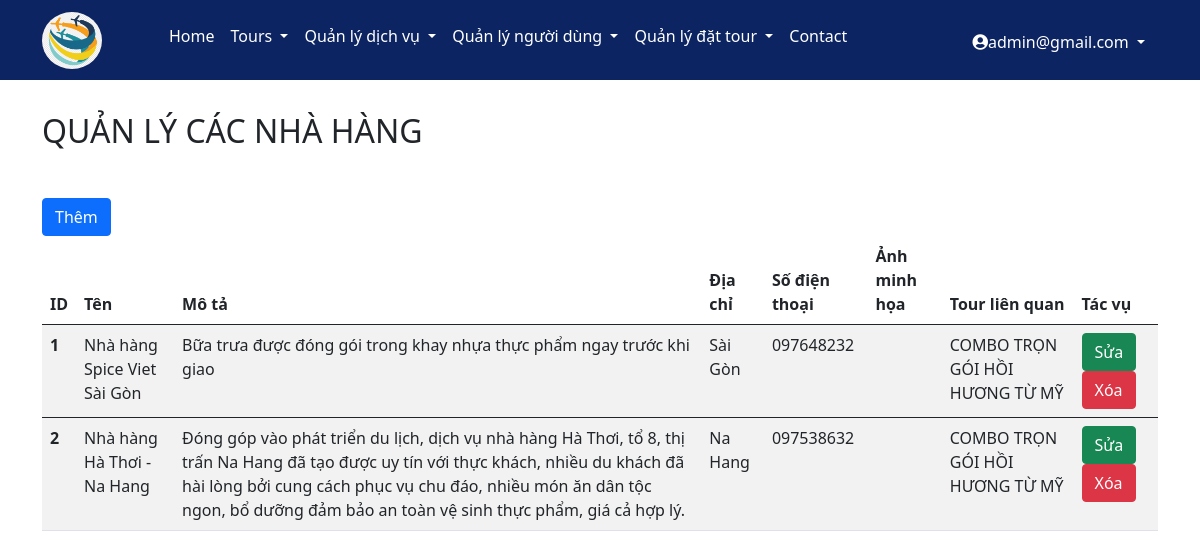
The app's page /admin/restaurants.php (signed in), older data.
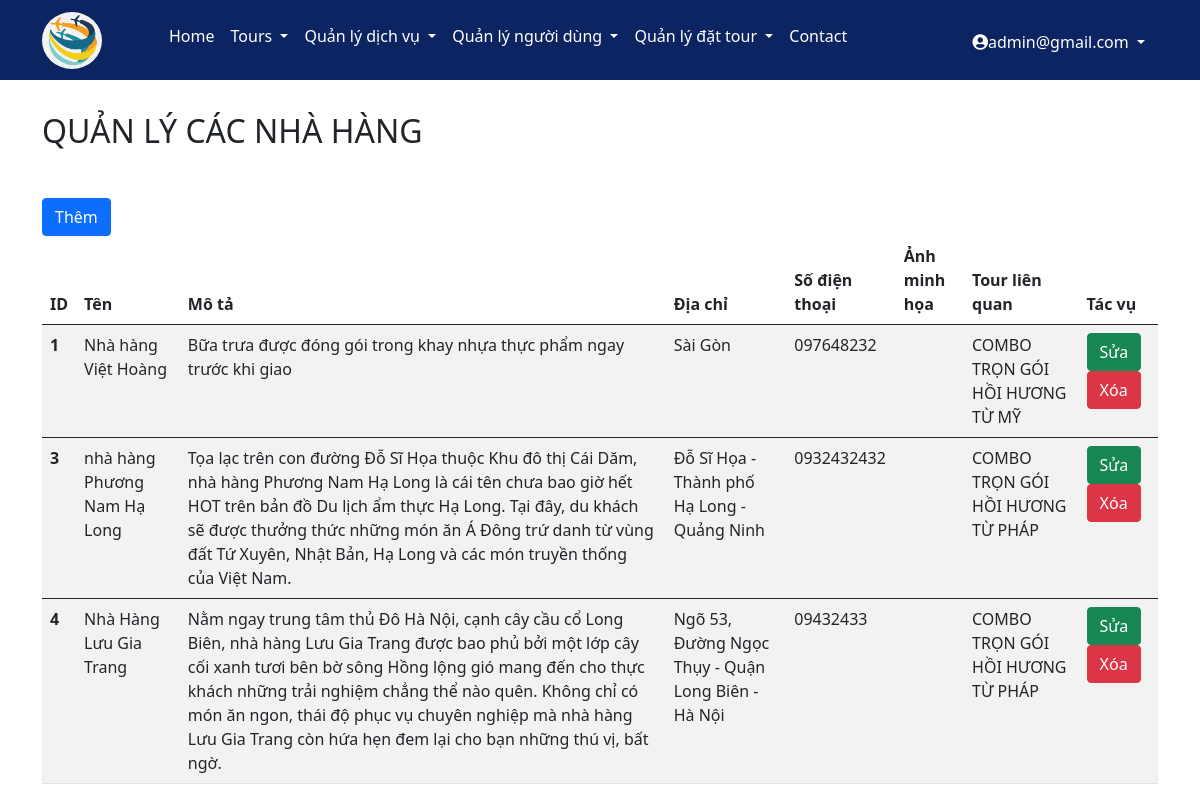
The same page, newer data.
### tables this page shows
CREATE TABLE `restaurants` (
  `resID` int(11) NOT NULL,
  `resName` varchar(100) DEFAULT NULL,
  `resDes` varchar(1000) DEFAULT NULL,
  `resLocation` varchar(100) DEFAULT NULL,
  `resPhone` char(12) DEFAULT NULL,
  `TourID` int(11) DEFAULT NULL,
  `ResImg` varchar(500) NOT NULL
);

CREATE TABLE `tours` (
  `TourID` int(11) NOT NULL,
  `TourName` varchar(500) DEFAULT NULL,
  `TourLocation` varchar(200) DEFAULT NULL,
  `TourVehicle` varchar(100) DEFAULT NULL,
  `TourDes` varchar(1000) DEFAULT NULL,
  `TourSchedule` varchar(1000) DEFAULT NULL,
  `TourImg` varchar(200) DEFAULT NULL,
  `GroupID` int(11) DEFAULT NULL,
  `TourStatus` tinyint(1) NOT NULL
);

### admin/restaurants.php (the view, shortened to what this page needs)
<?php
include('header.php');
include('../config/connect.php');
?>
<div class="container my-main">
    <h2 class="text-uppercase my-title-ad">Quản lý các nhà hàng</h2>
    <a href="add_restaurant.php"><button type="button" class="btn btn-primary">Thêm</button></a>
    <table class="table table-striped">
        <thead>
            <tr>
                <th scope="col">ID</th>
                <th scope="col">Tên</th>
                <th scope="col">Mô tả</th>
                <th scope="col">Địa chỉ</th>
                <th scope="col">Số điện thoại</th>
                <th scope="col">Ảnh minh họa</th>
                <th scope="col">Tour liên quan</th>
                <th scope="col">Tác vụ</th>
            </tr>
        </thead>
        <?php
            $sql="select * from restaurants";
            $result=mysqli_query($conn, $sql);
            if(mysqli_num_rows($result)>0){
                while($row=mysqli_fetch_assoc($result)){
                    $resID = $row['resID'];
                    $resName = $row['resName'];
                    $resLocation = $row['resLocation'];
                    $resPhone = $row['resPhone'];
                    $resDes = $row['resDes'];
                    $tourID = $row['TourID'];
                    $sql1 = "select TourName from tours where TourID = $tourID";
                    $result1 = mysqli_query($conn, $sql1);
                    $tourName='';
                    if(mysqli_num_rows($result1)>0){
                        while($row=mysqli_fetch_assoc($result1)){
                            $tourName = $row['TourName'];
                        }}
                    else echo $sql1;
        ?>
        <tbody>
            <tr>
                <th scope="row"><?php echo $resID ?></th>
                <td><?php echo $resName ?></td>
                <td><?php echo $resDes ?></td>
                <td><?php echo $resLocation ?></td>
                <td><?php echo $resPhone ?></td>
                <td>
                </td>
                <td><?php echo $tourName ?></td>
                <td>
                    <a href="edit_res.php?id=<?php echo $resID; ?>"><button type="button"
                            class="btn btn-success">Sửa</button></a>
                    <a href="delete_res.php?id=<?php echo $resID; ?>"
                        onclick="return confirm('Bạn chắc chắn muốn xóa?')"><button type="button"
                            class="btn btn-danger">Xóa</button></a>
                </td>
            </tr>
        </tbody>
        <?php }} ?>
    </table>
</div>
<?php
include('footer.php');
?>

### admin/header.php (shortened to what this page needs)
<!doctype html>
<html lang="en">
<head>
    <link href="https://cdn.jsdelivr.net/npm/bootstrap@5.0.2/dist/css/bootstrap.min.css" rel="stylesheet"
>
    <link rel="stylesheet" href="https://pro.fontawesome.com/releases/v5.10.0/css/all.css"
 />
    <link rel="stylesheet" href="../css/style.css">
    <link rel="stylesheet" href="../css/admin.css">
</head>
<body>
    <div class="my-header">
        <div class="container">
            <div class="row">
                <div class="col-md-1">
                    <a href="index.php">
                        <img style="margin-top:12px" src="../img/logo.png" alt="logo" class="rounded-circle"
                            width="60px">
                    </a>
                </div>
                <div class="col-md-8">
                    <nav class="navbar navbar-expand-lg navbar-light my-nav">
                        <div class="container-fluid">
                            <div class="collapse navbar-collapse" id="navbarNav">
                                <ul class="navbar-nav" style="line-height: 40px">
                                    <li class="nav-item hover-th">
                                        <a class="nav-link active text-white" aria-current="page"
                                            href="index.php">Home</a>
                                    </li>
                                    <li class="nav-item dropdown">
                                        <a class="nav-link dropdown-toggle text-white hover-th" href="#"
                                            id="navbarDropdown" role="button" data-bs-toggle="dropdown"
                                            aria-expanded="false">Tours
                                        </a>
                                    </li>
                                    <li class="nav-item dropdown">
                                        <a class="nav-link dropdown-toggle text-white hover-th" href="#"
                                            id="navbarDropdown" role="button" data-bs-toggle="dropdown"
                                            aria-expanded="false">Quản lý dịch vụ
                                        </a>
                                    </li>
                                    <li class="nav-item dropdown">
                                        <a class="nav-link dropdown-toggle text-white hover-th" href="#"
                                            id="navbarDropdown" role="button" data-bs-toggle="dropdown"
                                            aria-expanded="false">Quản lý người dùng
                                        </a>
                                    </li>
                                    <li class="nav-item dropdown">
                                        <a class="nav-link dropdown-toggle text-white hover-th" href="#"
                                            id="navbarDropdown" role="button" data-bs-toggle="dropdown"
                                            aria-expanded="false">Quản lý đặt tour
                                        </a>
                                    </li>
                                    <li class="nav-item hover-th">
                                        <a class="nav-link active text-white" aria-current="page"
                                            href="contact.php">Contact</a>
                                    </li>
                                </ul>
                            </div>
                        </div>
                    </nav>
                </div>
                <div class="col-md-3" style="margin-top:15px">
                    <div class="dropdown float-end">
                        <button style="line-height: 40px" class="btn dropdown-toggle text-white hover-th" type="button"
                            id="dropdownMenuButton1" data-bs-toggle="dropdown" aria-expanded="false">
                            <i class="fas fa-user-circle"></i><?php
                                if(isset($_SESSION['success'])){
                                    echo $_SESSION['success'];
                                }
                                else echo 'Tài khoản';
                            ?>
                        </button>
                    </div>
                </div>
            </div>
        </div>
    </div>

### admin/footer.php (shortened to what this page needs)
</body>
</html>

### css/style.css (style rules this page uses)
:root { --my-color: #0c2461; }
.my-header { min-height: 80px; background-color: #0c2461; }

### css/admin.css (style rules this page uses)
* { padding: 0; margin: 0; text-decoration: none; box-sizing: border-box; }
.my-main { margin-top: 32px; margin-bottom: 32px; }
.my-title-ad { margin-bottom: 48px; }

Row changes from the older to the newer data that the page shows:
removed restaurants: resID "2", resName "Nhà hàng Hà Thơi - Na Hang", resDes "Đóng góp vào phát triển du lịch, dịch vụ nhà hàng Hà Thơi, tổ 8, thị trấn Na Hang đã tạo được uy tín với thực khách, nhiều du khách đã hài lòng bởi cung cách phục vụ chu đáo, nhiều món ăn dân tộc ngon, bổ dưỡng đảm bảo an toàn vệ sinh thực phẩm, giá cả hợp lý.", resLocation "Na Hang", resPhone "097538632", TourID.TourName "COMBO TRỌN GÓI HỒI HƯƠNG TỪ MỸ"
changed restaurants "Bữa trưa được đóng gói trong khay nhựa thực phẩm ngay trước khi giao": resName "Nhà hàng Spice Viet Sài Gòn" → "Nhà hàng Việt Hoàng"
added restaurants: resID "3", resName "nhà hàng Phương Nam Hạ Long", resDes "Tọa lạc trên con đường Đỗ Sĩ Họa thuộc Khu đô thị Cái Dăm, nhà hàng Phương Nam Hạ Long là cái tên chưa bao giờ hết HOT trên bản đồ Du lịch ẩm thực Hạ Long. Tại đây, du khách sẽ được thưởng thức những món ăn Á Đông trứ danh từ vùng đất Tứ Xuyên, Nhật Bản, Hạ Long và các món truyền thống của Việt Nam.", resLocation "Đỗ Sĩ Họa - Thành phố Hạ Long - Quảng Ninh", resPhone "0932432432", TourID.TourName "COMBO TRỌN GÓI HỒI HƯƠNG TỪ PHÁP"
added restaurants: resID "4", resName "Nhà Hàng Lưu Gia Trang", resDes "Nằm ngay trung tâm thủ Đô Hà Nội, cạnh cây cầu cổ Long Biên, nhà hàng Lưu Gia Trang được bao phủ bởi một lớp cây cối xanh tươi bên bờ sông Hồng lộng gió mang đến cho thực khách những trải nghiệm chẳng thể nào quên. Không chỉ có món ăn ngon, thái độ phục vụ chuyên nghiệp mà nhà hàng Lưu Gia Trang còn hứa hẹn đem lại cho bạn những thú vị, bất ngờ.", resLocation "Ngõ 53, Đường Ngọc Thụy - Quận Long Biên - Hà Nội", resPhone "09432433", TourID.TourName "COMBO TRỌN GÓI HỒI HƯƠNG TỪ PHÁP"
